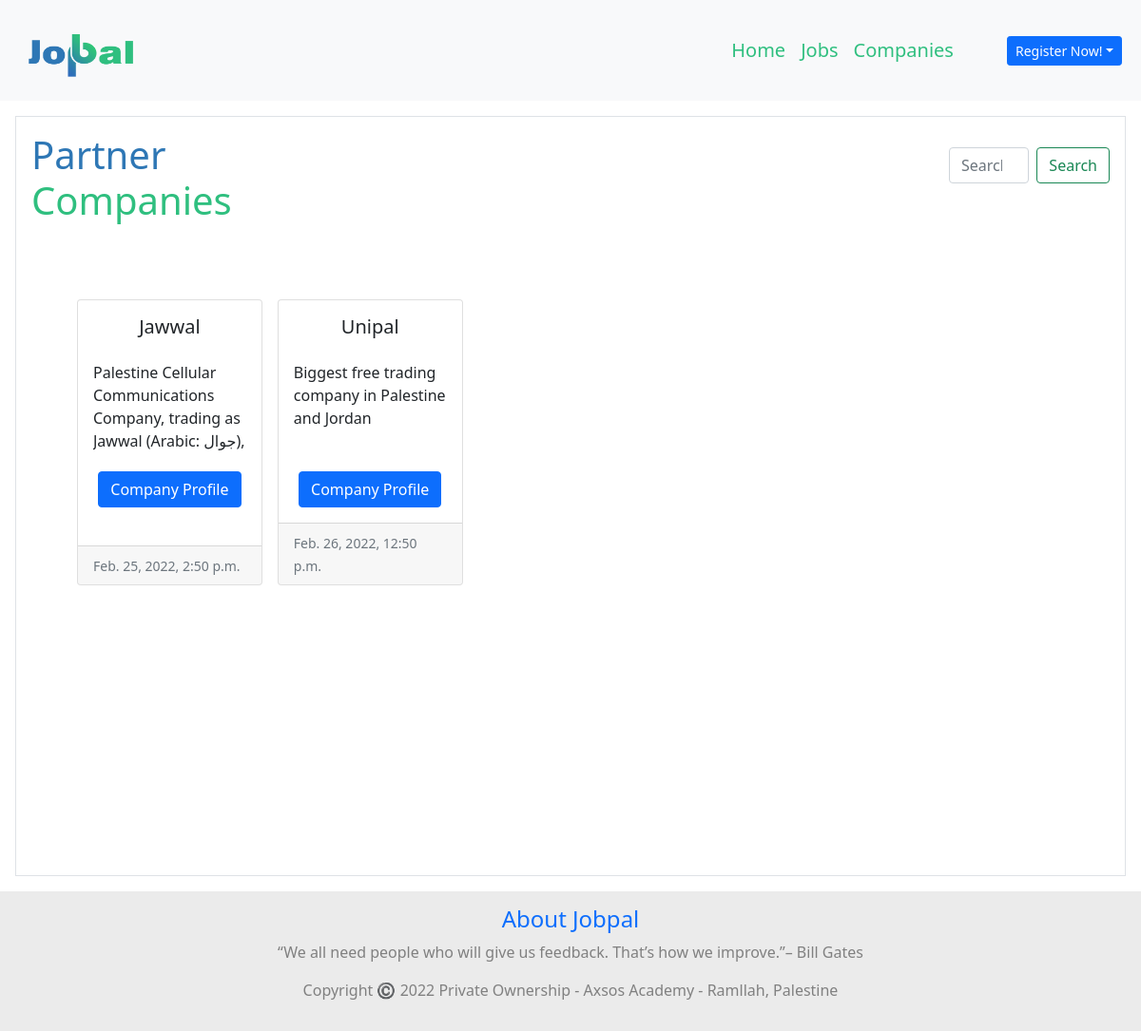
/companies, run on the app's committed database.
### log_reg/models.py (models this page shows)
class Company(models.Model):
    company_name=models.CharField(max_length=90)
    location=models.CharField(max_length=90)
    desc=models.TextField()
    email=models.CharField(max_length=90)
    category=models.CharField(max_length=90)
    password=models.CharField(max_length=90)
    created_at = models.DateTimeField(auto_now_add=True)
    updated_at = models.DateTimeField(auto_now=True)
    objects = CompanyManager()

### jobpal_app/views.py (the view)
# urls.py: path('companies', views.companies),
def companies(request):
    context={
        'all_companies':Company.objects.all()
    }
    return render (request, 'company_list.html',context)

### jobpal_app/templates/company_list.html (shortened to what this page needs)
<!DOCTYPE html>
<html lang="en">
<head>
	{% load static %}
	<link href="https://cdn.jsdelivr.net/npm/bootstrap@5.1.3/dist/css/bootstrap.min.css" rel="stylesheet"
 />
</head>
<body>
	<nav class="navbar navbar-expand-lg navbar-light bg-light p-2">
        <div class="container-fluid">
            <a class="navbar-brand me-5" href="/"><img
                    src="{% static 'img\Untitled-1 copy.png' %}"
                    alt="logo" style="width: 130px; height: 80px;"></a>
            <div class="collapse navbar-collapse justify-content-end" id="navbarNav">
                <ul class="navbar-nav">
                    <li class="nav-item">
                        <a class="nav-link active" aria-current="page" href="/"
                            style="color: #2FBF7F; font-size: 20px;">Home</a>
                    </li>
                    <li class="nav-item">
                        <a class="nav-link" href="/jobs" style="color: #2FBF7F; font-size: 20px;">Jobs</a>
                    </li>
                    <li class="nav-item">
                        <a class="nav-link" href="/companies" style="color: #2FBF7F; font-size: 20px;">Companies</a>
                    </li>
                </ul>
            </div>
                <div class="dropdown">
                {% if request.session.user_id or request.session.company_id %}
                    <a class="btn btn-primary  btn-sm ms-5 " href="/logout" role="button" id="dropdownMenuLink"
                     aria-expanded="false">
                   Logout</a>
                {% else %}
                    <a class="btn btn-primary dropdown-toggle btn-sm ms-5 " href="#" role="button" id="dropdownMenuLink"
                    data-bs-toggle="dropdown" aria-expanded="false">
                    Register Now!</a>
                {% endif %}
            </div>
        </div>
    </nav>
	<div class="container-lg-fluid m-3 p-3 border" style="height: 100vh;">
		<div class="row justify-content-between mb-4">
			<div class="col-4"><h1  style="color:#2E77B5;">Partner <span style="color: #2FBF7F;">Companies</span></h1></div>
			<div class="col-2">
				<form class="d-flex mt-3" action="jobs/search" >
					<input class="form-control me-2" name="search_bar" type="search" placeholder="Search for jobs" id="jobs" aria-label="Search">
					<button class="btn btn-outline-success" type="submit">Search</button>
				</form>
			</div>
		</div>
		<div class="row  row-cols-2 row-cols-lg-5 g-2 g-lg-3  p-5" >
			{% for company in all_companies %}
			<div class="col-3 ">
				<div class="card h-100 ">
					<div class="card-body">
						<h5 class="card-title text-center mb-4" >{{company.company_name}}</h5>
						<p class="card-text " style="height: 100px;overflow: hidden;text-overflow: ellipsis;">{{company.desc}}</p>
						<form action="companies/{{company.id}}" class="text-center"  >
							<button type="submit" class="btn btn-primary text-center">Company Profile</button>
						</form>
					</div>
					<div class="card-footer">
						<small class="text-muted">{{company.updated_at}}</small>
					</div>
				</div>
			</div>
			{% endfor %}
		</div>
	</div>
	<footer style="background-color:#ebebeb;padding: 15px;text-align: center;">
		<h4><a href="#" style="text-decoration: none;">About Jobpal</a></h4>
		<p style="color: gray;">“We all need people who will give us feedback. That’s how we improve.”– Bill Gates</p>
        <p style="color: gray;">Copyright ©️ 2022 Private Ownership - Axsos Academy - Ramllah, Palestine</p>
	  </footer >
</body>
</html>

### data on the page
Company: company_name "Jawwal", desc "Palestine Cellular Communications Company, trading as Jawwal (Arabic: جوال),…", updated_at "Feb. 25, 2022, 2:50 p.m."
Company: company_name "Unipal", desc "Biggest free trading company in Palestine and Jordan", updated_at "Feb. 26, 2022, 12:50 p.m."
